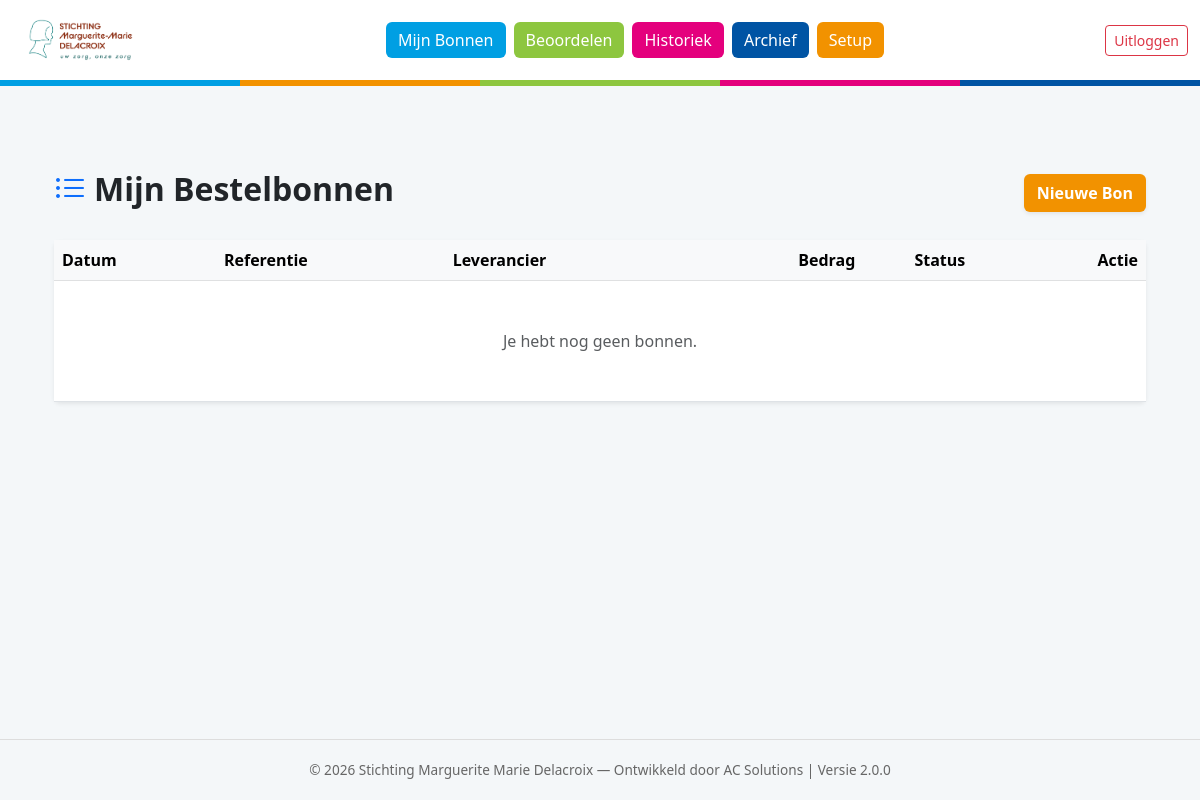
Before: /my_orders (signed in) with the older database file.
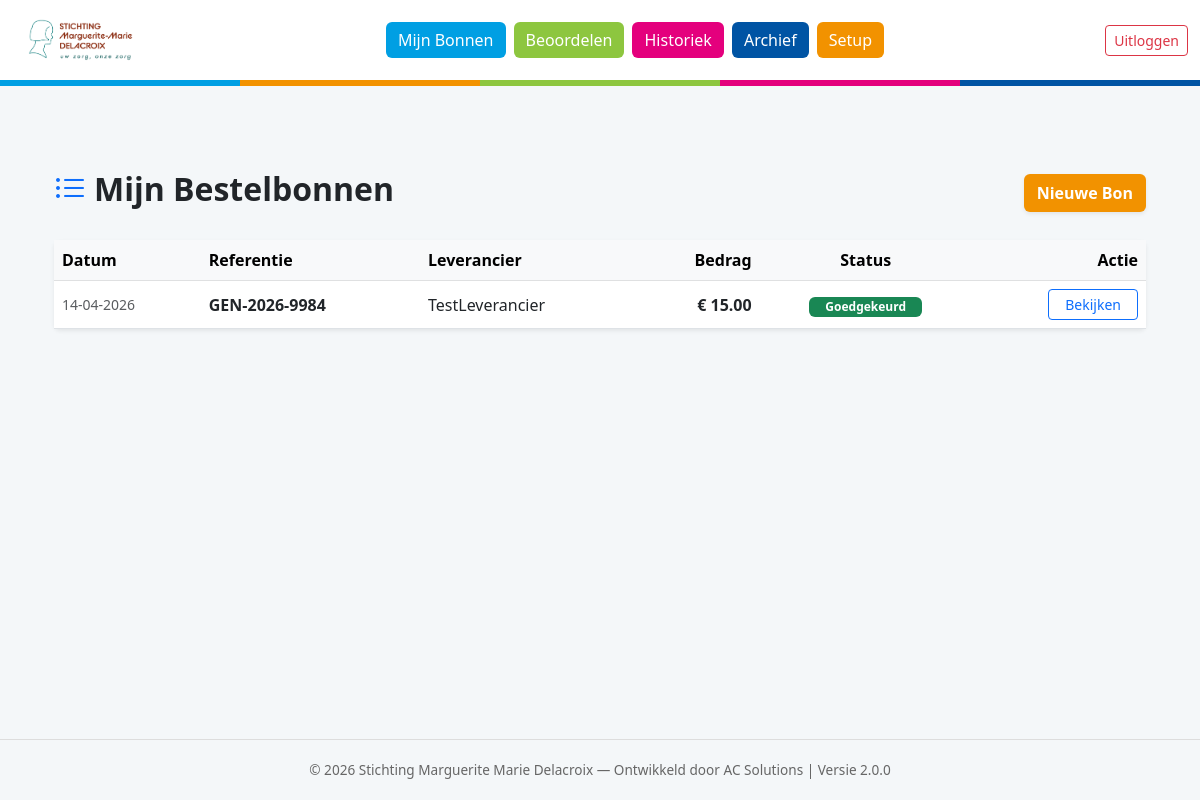
After: the same page with the newer database file.
### models.py (models this page shows)
class Order(db.Model):
    id = db.Column(db.Integer, primary_key=True)
    order_number = db.Column(db.String(50), unique=True)
    created_at = db.Column(db.DateTime, default=datetime.utcnow)
    status = db.Column(db.String(30), default='Concept')
    reference = db.Column(db.String(200))
    total_amount = db.Column(db.Float, default=0.0)
    user_id = db.Column(db.Integer, db.ForeignKey('user.id'))
    supplier_id = db.Column(db.Integer, db.ForeignKey('supplier.id'))
    attachment_filename = db.Column(db.String(255))
    rejection_reason = db.Column(db.Text)
    notify_on_update = db.Column(db.Boolean, default=True)
    notification_type = db.Column(db.String(20), default='Final')
    bo_approval_code = db.Column(db.String(50))
    bo_approval_date = db.Column(db.DateTime)
    bo_name = db.Column(db.String(100))
    dir_approval_code = db.Column(db.String(50))
    dir_approval_date = db.Column(db.DateTime)
    dir_name = db.Column(db.String(100))
    supplier = db.relationship('Supplier', backref='orders', lazy=True)
    lines = db.relationship('OrderLine', backref='order', lazy=True)
    attachments = db.relationship('Attachment', backref='order', lazy=True)

class Supplier(db.Model):
    id = db.Column(db.Integer, primary_key=True)
    name = db.Column(db.String(100), unique=True, nullable=False)
    street = db.Column(db.String(100))
    house_number = db.Column(db.String(10))
    zip_code = db.Column(db.String(20))
    city = db.Column(db.String(100))
    country = db.Column(db.String(100), default="België")
    vat_number = db.Column(db.String(20))
    email = db.Column(db.String(120), nullable=True)

### app.py (the view)
@app.route('/my_orders')
@login_required
def my_orders():
    orders = Order.query.filter_by(user_id=current_user.id).order_by(Order.created_at.desc()).all()
    return render_template('my_orders.html', orders=orders)

### app.py (called while the page is built)
@login_manager.user_loader
def load_user(user_id):
    return User.query.get(int(user_id))

### templates/my_orders.html (shortened to what this page needs)
{% extends "base.html" %}
{% block content %}
<div class="container pb-5">
    <div class="d-flex justify-content-between align-items-center mb-4">
        <h2 class="fw-bold text-dark"><i class="bi bi-list-ul me-2 text-primary"></i>Mijn Bestelbonnen</h2>
        <a href="{{ url_for('new_order') }}" class="btn fw-bold text-white shadow-sm" style="background-color: #f29200;">Nieuwe Bon</a>
    </div>
    <div class="card shadow-sm border-0">
        <div class="card-body p-0">
            <div class="table-responsive">
                <table class="table table-hover align-middle mb-0">
                    <thead class="table-light">
                        <tr>
                            <th>Datum</th>
                            <th>Referentie</th>
                            <th>Leverancier</th>
                            <th class="text-end">Bedrag</th>
                            <th class="text-center">Status</th>
                            <th class="text-end">Actie</th>
                        </tr>
                    </thead>
                    <tbody>
                        {% for o in orders %}
                        <tr>
                            <td class="small text-muted">{{ o.created_at.strftime('%d-%m-%Y') }}</td>
                            <td>
                                <div class="fw-bold">{{ o.order_number }}</div>
                            </td>
                            <td>{{ o.supplier.name }}</td>
                            <td class="text-end fw-bold">€ {{ "%.2f"|format(o.total_amount) }}</td>
                            <td class="text-center">
    <span class="badge {% if o.status == 'Goedgekeurd' %}bg-success{% elif o.status == 'Afgewezen' %}bg-danger{% else %}bg-warning text-dark{% endif %} px-3">
        {{ o.status }}
    </span>
</td>
                            <td class="text-end text-nowrap">
                                <a href="{{ url_for('order_detail', order_id=o.id) }}" class="btn btn-sm btn-outline-primary px-3">Bekijken</a>
                            </td>
                        </tr>
                        {% else %}
                        <tr><td colspan="6" class="text-center py-5 text-muted">Je hebt nog geen bonnen.</td></tr>
                        {% endfor %}
                    </tbody>
                </table>
            </div>
        </div>
    </div>
</div>
{% endblock %}

Changed rows visible on the page:
now on this page (row edited): Order: created_at "14-04-2026", order_number "GEN-2026-9984", supplier.name "TestLeverancier", total_amount "15.00", status "Goedgekeurd"
Other visible differences:
text no longer shown: "Je hebt nog geen bonnen."
